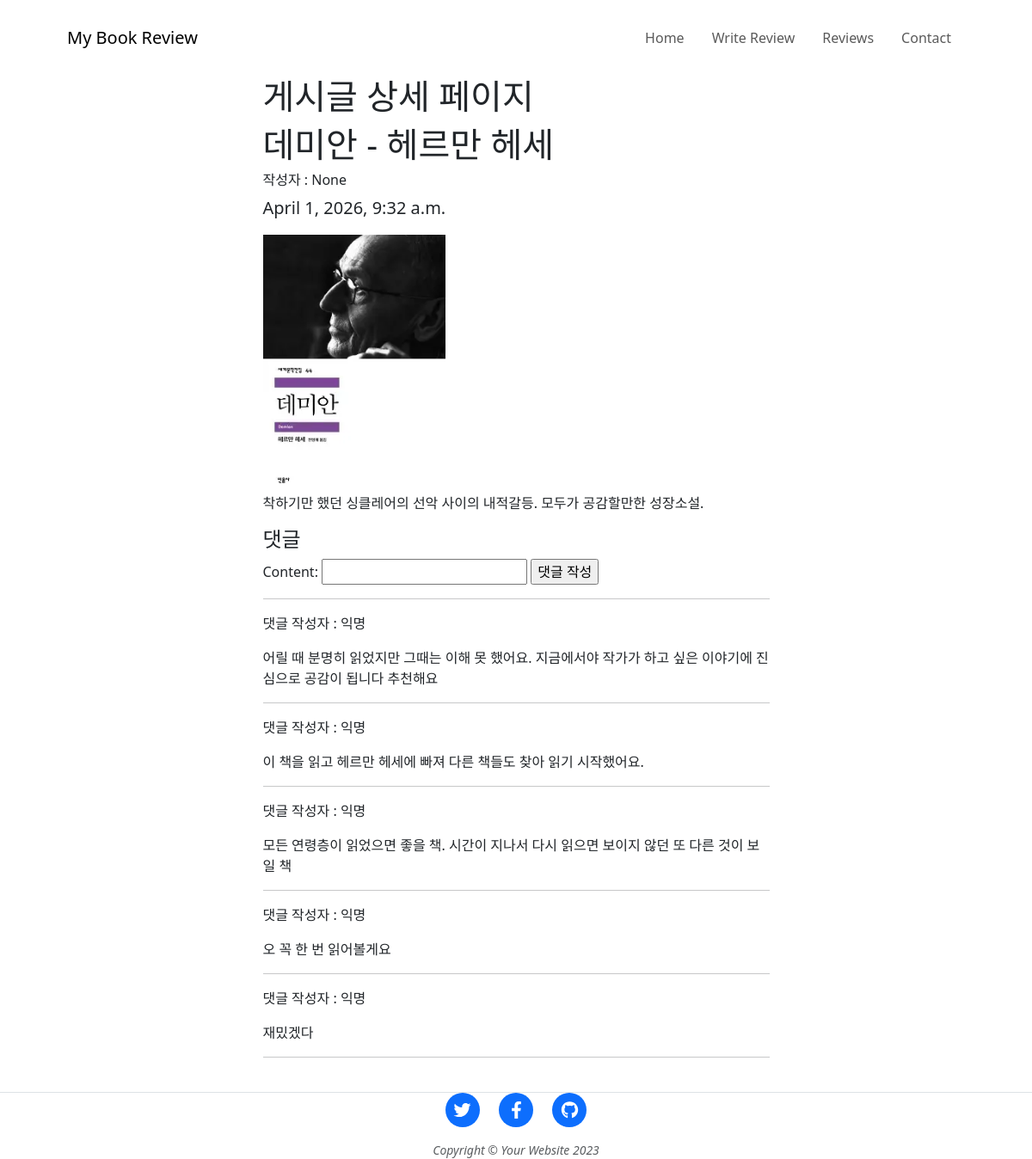
The app's page /comments/comment_detail/21/ (signed in) with its own data.
### blog/models.py (models this page shows, shortened)
class Post(models.Model):
    title = models.CharField(verbose_name="제목", max_length=128)
    body = models.TextField(verbose_name="내용", default="")
    created_at = models.DateTimeField(verbose_name="작성일", auto_now_add=True)
    photo = models.ImageField(verbose_name="이미지",
							  blank=True, null=True, upload_to='blog_photo')
    author = models.ForeignKey(User, on_delete=models.CASCADE, null=True)

class Reply(models.Model):
    content = models.CharField(max_length=200)
    date = models.DateTimeField(auto_now_add=True)
    post = models.ForeignKey(Post, on_delete=models.CASCADE,
								  related_name='replies')
    author = models.ForeignKey(User, on_delete=models.CASCADE, null=True)

### comments/views.py (the view)
# urls.py: path("comment_detail/<int:post_id>/", views.comment_detail, name="comment_detail"),
def comment_detail(request, post_id):
    post = get_object_or_404(Post,id=post_id)
    reply_form = ReplyForm()
    context = {
        'post': post,
        'reply_form': reply_form,
        'replies': post.replies.all()
    }
    return render(request, 'comment_detail.html', context)

### blog/forms.py
class ReplyForm(forms.ModelForm):
    class Meta:
        model = Reply
        fields = ['content']

### comments/templates/comment_detail.html (shortened to what this page needs)
{% load static %}
<!DOCTYPE html>
<html lang="en">
  <head>
    <link href="https://cdn.jsdelivr.net/npm/bootstrap@5.3.3/dist/css/bootstrap.min.css" rel="stylesheet">
  </head>
  <body>
    <nav class="navbar navbar-expand-lg navbar-light" id="mainNav">
      <div class="container px-4 px-lg-5">
        <a class="navbar-brand" href="">My Book Review</a>
        <div class="collapse navbar-collapse" id="navbarResponsive">
          <ul class="navbar-nav ms-auto py-4 py-lg-0">
            <li class="nav-item">
              <a class="nav-link px-lg-3 py-3 py-lg-4" href="{%url 'home' %}"
                >Home</a
              >
            </li>
            <li class="nav-item">
              <a class="nav-link px-lg-3 py-3 py-lg-4" href="{% url 'form_create' %}"
                >Write Review</a
              >
            </li>
            <li class="nav-item">
              <a
                class="nav-link px-lg-3 py-3 py-lg-4"
                href="{%url 'comment_list' %}"
                >Reviews</a
              >
            </li>
            <li class="nav-item">
              <a class="nav-link px-lg-3 py-3 py-lg-4" href="contact.html"
                >Contact</a
              >
            </li>
          </ul>
        </div>
      </div>
    </nav>
    <header class="masthead">
      <div class="container position-relative px-4 px-lg-5">
        <div class="row gx-4 gx-lg-5 justify-content-center">
          <div class="col-md-10 col-lg-8 col-xl-7">
            <div class="post-heading">
              <h1>게시글 상세 페이지</h1>
            </div>
          </div>
        </div>
      </div>
    </header>
    <article class="mb-4">
      <div class="container px-4 px-lg-5">
        <div class="row gx-4 gx-lg-5 justify-content-center">
          <div class="col-md-10 col-lg-8 col-xl-7">
            <h1 class="section-heading">{{post.title}}</h1>
            <h6>작성자 : {{post.author}}</h6>
            <blockquote class="blockquote">{{post.created_at}}</blockquote>
            {% if post.photo %}
            <img src="{{ post.photo.url }}" alt="" height="300">
            {% endif %}
            <p>{{post.body}}</p>
            <h4>댓글</h4>
            {%if user.is_authenticated %}
            <form method="POST" action="{% url 'create_reply' post.id %}">
                    {{ reply_form.as_table }}
                <input type="submit" value="댓글 작성" />
            </form>
            {%else %}
            <h>댓글 작성은 로그인 후 사용해주세요</h>
            {% endif %}
        <hr>
        <div>
        {% for reply in post.replies.all %}
            <p> 댓글 작성자 : {{ reply.author|default:"익명" }}</p>
            <p>{{ reply.content }}</p>
            <hr>
        {% empty %}
            <p>아직 작성된 댓글이 없습니다.</p>
        {% endfor %}
    </div>
          </div>
        </div>
      </div>
    </article>
    <footer class="border-top">
      <div class="container px-4 px-lg-5">
        <div class="row gx-4 gx-lg-5 justify-content-center">
          <div class="col-md-10 col-lg-8 col-xl-7">
            <ul class="list-inline text-center">
              <li class="list-inline-item">
                <a href="#!">
                  <span class="fa-stack fa-lg">
                    <i class="fas fa-circle fa-stack-2x"></i>
                    <i class="fab fa-twitter fa-stack-1x fa-inverse"></i>
                  </span>
                </a>
              </li>
              <li class="list-inline-item">
                <a href="#!">
                  <span class="fa-stack fa-lg">
                    <i class="fas fa-circle fa-stack-2x"></i>
                    <i class="fab fa-facebook-f fa-stack-1x fa-inverse"></i>
                  </span>
                </a>
              </li>
              <li class="list-inline-item">
                <a href="#!">
                  <span class="fa-stack fa-lg">
                    <i class="fas fa-circle fa-stack-2x"></i>
                    <i class="fab fa-github fa-stack-1x fa-inverse"></i>
                  </span>
                </a>
              </li>
            </ul>
            <div class="small text-center text-muted fst-italic">
              Copyright &copy; Your Website 2023
            </div>
          </div>
        </div>
      </div>
    </footer>
  </body>
</html>

### records on screen
Post: title "데미안 - 헤르만 헤세", author "None", created_at "April 1, 2026, 9:32 a.m.", photo (picture), body "착하기만 했던 싱클레어의 선악 사이의 내적갈등. 모두가 공감할만한 성장소설."
Reply: author "익명", content "어릴 때 분명히 읽었지만 그때는 이해 못 했어요. 지금에서야 작가가 하고 싶은 이야기에 진심으로 공감이 됩니다 추천해요"
Reply: author "익명", content "이 책을 읽고 헤르만 헤세에 빠져 다른 책들도 찾아 읽기 시작했어요."
Reply: author "익명", content "모든 연령층이 읽었으면 좋을 책. 시간이 지나서 다시 읽으면 보이지 않던 또 다른 것이 보일 책"
Reply: author "익명", content "오 꼭 한 번 읽어볼게요"
Reply: author "익명", content "재밌겠다"
